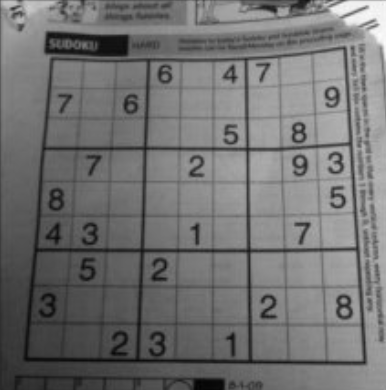
#> input picture data/images/dave.png, 386 x 390 px, found by its file name
$ python houghLinesP.py
#> lines starting #> are read from the running program, lines starting #| are printed output that depends on the picture; after the words box and inside, x2 and y2 are one past the last pixel; in counts of white or black regions, pixels touching at a corner belong together
#!/usr/bin/env python
# -*- coding: utf-8 -*-

import cv2
import numpy as np
import matplotlib.pyplot as plt

img = cv2.imread('data/images/dave.png')
#> img is the input picture: shape (390, 386, 3); mean B, G, R 113.5, 113.5, 113.5
img_gray = cv2.cvtColor(img, cv2.COLOR_BGR2GRAY)
edges = cv2.Canny(img_gray, 50, 150, apertureSize = 3)
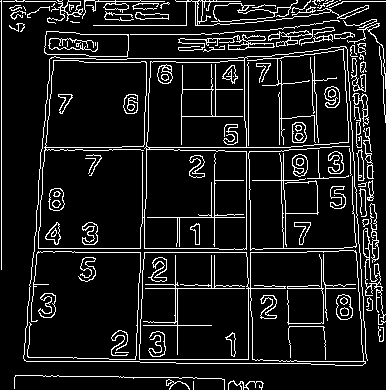
#> edges: shape (390, 386); 10.6% white in thin lines or dots

minLineLength = 50
maxLineGap = 10

lines = cv2.HoughLinesP(edges, 1, np.pi/180, 100, minLineLength, maxLineGap)
#> lines = 105 rows, first 6: [75, 252, 140, 252], [1, 269, 1, 0], [140, 343, 140, 328], [148, 147, 290, 147], [38, 248, 140, 248], [342, 1, 385, 1]
for x1, x2, y1, y2 in lines[0]:
    cv2.line(img, (x1, y1), (x2, y2), (0, 250, 0), 2)
#> this loop made 1 pass
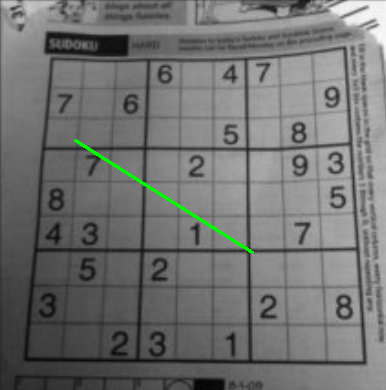
#> img: shape (390, 386, 3); 0.47% of pixels changed, all inside (x1, y1, x2, y2) = (74, 139, 254, 254)

cv2.imshow('img', img)
cv2.waitKey(0)
cv2.destroyAllWindows()

$ run again, with data/images/1.png copied over data/images/dave.png
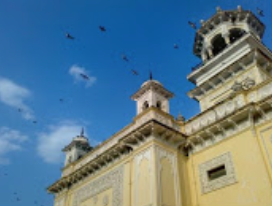
#> input picture data/images/1.png, 272 x 206 px, found by its file name
#> img is the input picture: shape (206, 272, 3); mean B, G, R 141.3, 124.2, 94.1
#> `edges = cv2.Canny(img_gray, 50, 150, apertureSize = 3)`:
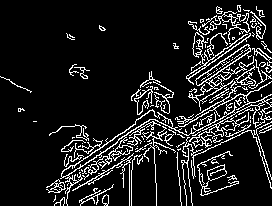
#> edges: shape (206, 272); 11.7% white in thin lines or dots
#> lines = [[72, 190, 122, 161], [99, 149, 120, 133], [244, 73, 254, 66], [124, 132, 135, 123], [208, 79, 218, 72], [188, 78, 204, 67], [105, 150, 117, 142], [201, 112, 229, 96], [97, 179, 109, 172], [212, 93, 223, 86], [138, 127, 148, 120]]
#> the loop `for x1, x2, y1, y2 in lines[0]:` made 1 pass
#> after the loop `for x1, x2, y1, y2 in lines[0]:`:
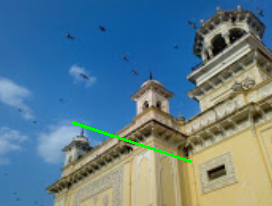
#> img: shape (206, 272, 3); 0.62% of pixels changed, all inside (x1, y1, x2, y2) = (71, 121, 192, 163)
